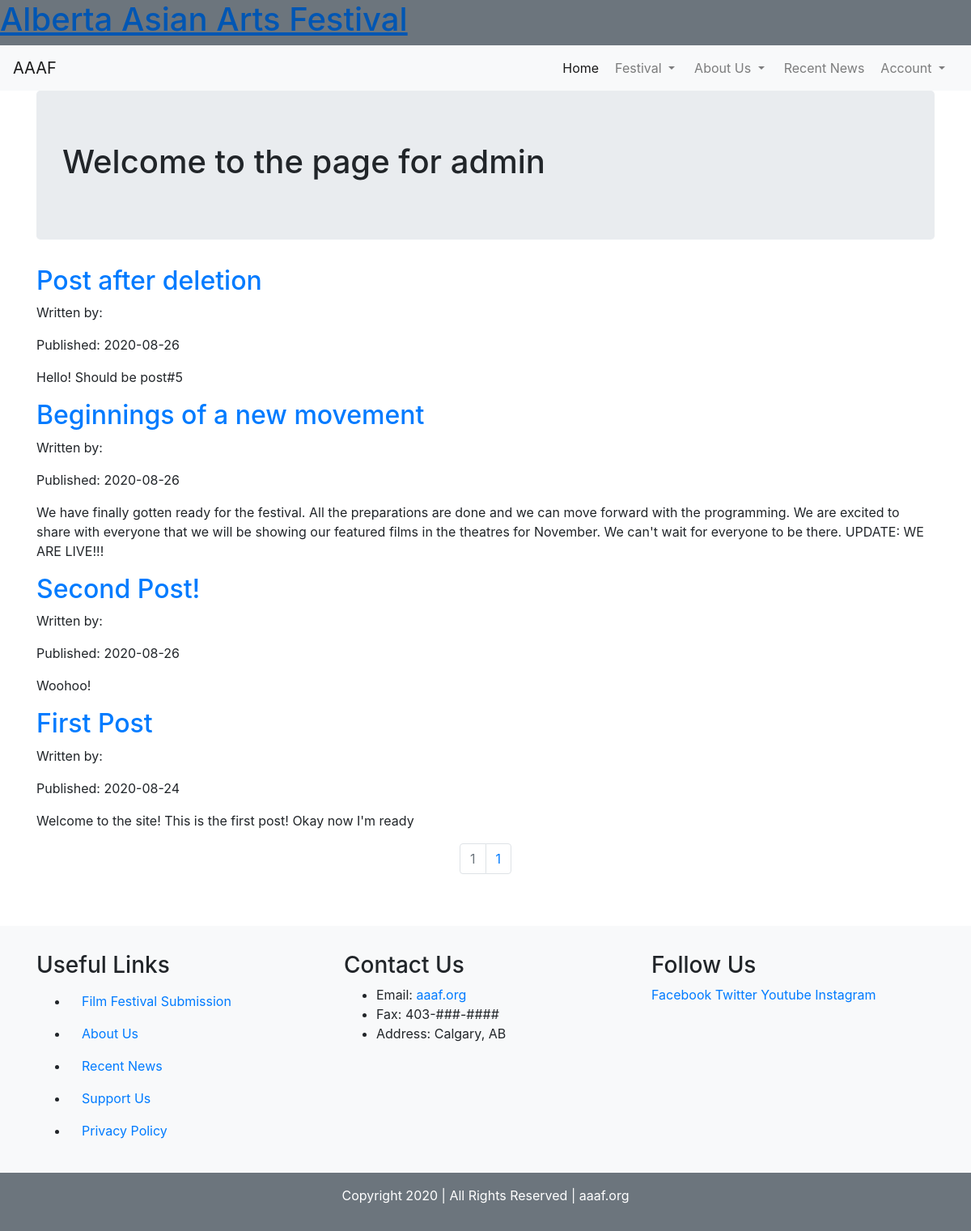
The page /admin on the database its author committed.
### aaaf/models.py (models this page shows, shortened)
class User(db.Model, UserMixin):
    __tablename__ = 'users'
    id = db.Column(db.Integer, primary_key=True)
    email = db.Column(db.String(64), unique=True, nullable=False)
    username = db.Column(db.String(64), unique=True, nullable=False)
    password_hash = db.Column(db.String(128))
    profile_image = db.Column(db.String(64), nullable=False, default='default.jpg')
    posts = db.relationship('BlogPost', backref='author', lazy=True)

class BlogPost(db.Model):
    __tablename__ = 'blogposts'
    users = db.relationship(User)
    id = db.Column(db.Integer, primary_key=True)
    user_id = db.Column(db.Integer, db.ForeignKey('users.id'), nullable=False)
    date = db.Column(db.DateTime, nullable=False, default=datetime.utcnow)
    title = db.Column(db.String(140), nullable=False)
    text = db.Column(db.Text, nullable=False)
    image = db.Column(db.String(128), default='default.jpg')

### aaaf/users/views.py (the view)
@users.route('/<username>')
def user_posts(username):
    page = request.args.get('page', 1, type=int)
    user = User.query.filter_by(username=username).first_or_404()
    blog_posts = BlogPost.query.filter_by(author=user).order_by(BlogPost.date.desc()).paginate(page=page, per_page=5)
    return render_template('user_pages/user_blog_posts.html', blog_posts=blog_posts, user=user)

### aaaf/templates/user_pages/user_blog_posts.html
{% extends 'base.html' %}
{% block content %}
<div class="container">
  <div class="jumbotron">
    <h1>Welcome to the page for {{user.username}}</h1>
  </div>
  {% for post in blog_posts.items %}
      <h2><a href="{{url_for('blog_posts.blog_post', blog_post_id=post.id)}}">{{post.title}}</a></h2>
      <p>Written by: <a href="{{url_for('users.user_posts', username=post.author.username)}}"></a></p>
      <p>Published: {{post.date.strftime('%Y-%m-%d')}}</p>
      <p>{{post.text}}</p>
  {% endfor %}
  <nav aria-label="Page navigation example">
    <ul class="pagination justify-content-center">
      {% for page_num in blog_posts.iter_pages(left_edge=1,right_edge=1,left_current=1,right_current=2) %}
        {% if blog_posts.page == page_num %}
          <li class="page-item disabled"><a class="page-link" href="{{url_for('users.user_posts',username=user.username,page=page_num)}}">{{page_num}}</a></li>
        {% endif %}
          <li class="page-item"><a class="page-link" href="{{url_for('users.user_posts',username=user.username,page=page_num)}}">{{page_num}}</a></li>
      {% endfor %}
    </ul>
  </nav>
</div>
{% endblock %}

### aaaf/static/main.css (style rules this page uses)
body { display: flex; min-height: 100vh; flex-direction: column; }

### rows shown on the page
User: username "admin"
BlogPost: title "Post after deletion", date "2020-08-26", text "Hello! Should be post#5"
BlogPost: title "Beginnings of a new movement", date "2020-08-26", text "We have finally gotten ready for the festival. All the preparations are done and we can move forward with the programming. We are excited to share with everyone that we will be showing our featured films in the theatres for November. We can't wait for everyone to be there. UPDATE: WE ARE LIVE!!!"
BlogPost: title "Second Post!", date "2020-08-26", text "Woohoo!"
BlogPost: title "First Post", date "2020-08-24", text "Welcome to the site! This is the first post! Okay now I'm ready"

### other values the page prints
{{ page_num }} "1"
